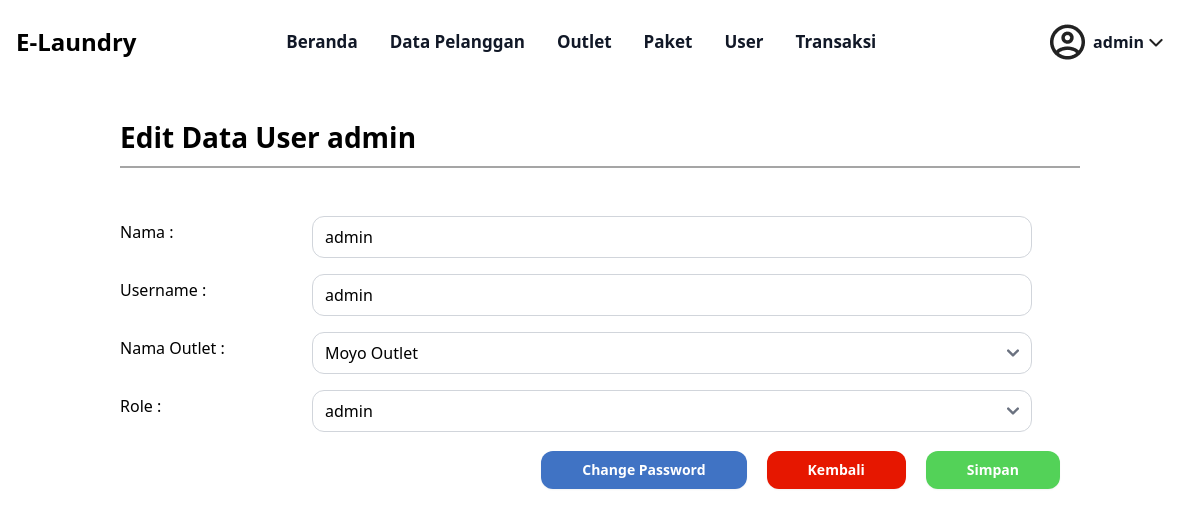
/view/update_user_admin.php?id_user=1 (signed in), run on the app's committed database.
### tables this page shows
CREATE TABLE `tb_user` (
  `id_user` int(11) NOT NULL,
  `nama` varchar(100) NOT NULL,
  `username` varchar(30) NOT NULL,
  `password` text NOT NULL,
  `id_outlet` int(11) NOT NULL,
  `role` enum('admin','kasir','owner','') NOT NULL
);

CREATE TABLE `tb_outlet` (
  `id_outlet` int(11) NOT NULL,
  `nama` varchar(100) NOT NULL,
  `alamat` text NOT NULL,
  `tlp` varchar(15) NOT NULL
);

### view/update_user_admin.php (the view, shortened to what this page needs)
<?php
    require "../layout/navbar_admin.php";
    $id_user = $_GET['id_user'];
    $query_user = mysqli_query($koneksi, "SELECT * FROM tb_user WHERE id_user ='$id_user'");
    $user_row = mysqli_fetch_assoc($query_user);
?>
<?= template_header('Home') ?>
<div class="container mx-auto p-8">
    <h2 class="text-[28px] font-semibold pb-2 border-b-2 border-[#A5A5A5] mb-[5%]">Edit Data User <?= $user_row['nama'] ?></h2>
    <form action="../update/process_update_user_admin.php" method="post">
    <div class="flex mb-4">
                <label for="nama" class="w-1/5 text-left pr-4 pt-1" >Nama :</label>
                <input type="text" id="nama" value="<?= $user_row['nama'] ?>" name="nama" required class="w-3/4 px-3 py-2 border rounded-xl border-gray-300">
            </div>
            <div class="flex mb-4">
                <label for="username" class="w-1/5 text-left pr-4 pt-1" >Username :</label>
                <input type="text" id="username" name="username" value="<?= $user_row['username'] ?>" required class="w-3/4 px-3 py-2 border rounded-xl border-gray-300">
            </div>
    <div class="flex mb-4">
                <label for="id_outlet" class="w-1/5 text-left pr-4 pt-1">Nama Outlet :</label>
                <select name="id_outlet" id="id_outlet" class="w-3/4 px-3 py-2 border rounded-xl border-gray-300">
                <div class="flex mb-4">
                <?php
    $query = "SELECT * FROM tb_outlet";
    $data = mysqli_query($koneksi, $query);
    while ($row = mysqli_fetch_assoc($data)) {
        ?>
        <option value="<?= $row['id_outlet']; ?>" <?php if ($row['id_outlet'] == $user_row['id_outlet']) echo "selected"; ?>>
            <?= $row['nama']; ?>
        </option>
        <?php
    }
    ?>
                </select>
            </div>
            <div class="flex mb-4">
                <label for="role" class="w-1/5 text-left pr-4 pt-1">Role :</label>
                <select name="role" id="role" class="w-3/4 px-3 py-2 border rounded-xl border-gray-300">
                <option value="<?= $user_row['role'] ?>" ><?= $user_row['role']?></option>
                </select>
            </div>
            <div class="flex justify-end my-[2%]">
            <a href="update_password_admin.php?id_user=<?= $user_row['id_user'] ?>">
                <button type="button" class="inline-flex justify-center py-2 px-10 mx-5 border border-transparent shadow-sm text-sm  rounded-xl text-white bg-[#4073C4] font-semibold hover:bg-[#2759a8] focus:outline-none focus:ring-2 focus:ring-offset-2 ">
                    Change Password
                </button>
            </a>
            <a href="../admin/user.php">
                <button type="button" class="inline-flex justify-center py-2 px-10 border border-transparent shadow-sm text-sm  rounded-xl text-white bg-[#E61700] font-semibold hover:bg-red-500 focus:outline-none focus:ring-2 focus:ring-offset-2 ">
                    Kembali
                </button>
            </a>
                <button type="submit" name="registeredit"  class="inline-flex justify-center py-2 px-10 mx-5 border border-transparent shadow-sm text-sm  rounded-xl text-white bg-[#53D258] font-semibold hover:bg-green-700 focus:outline-none focus:ring-2 focus:ring-offset-2 ">
                    Simpan
                </button>
            </div>
        </form>
    </div>
<?= template_footer() ?>

### data on the page
tb_user: nama "admin", username "admin", id_outlet "Moyo Outlet", role "admin"

### other printed values
$username "admin"
